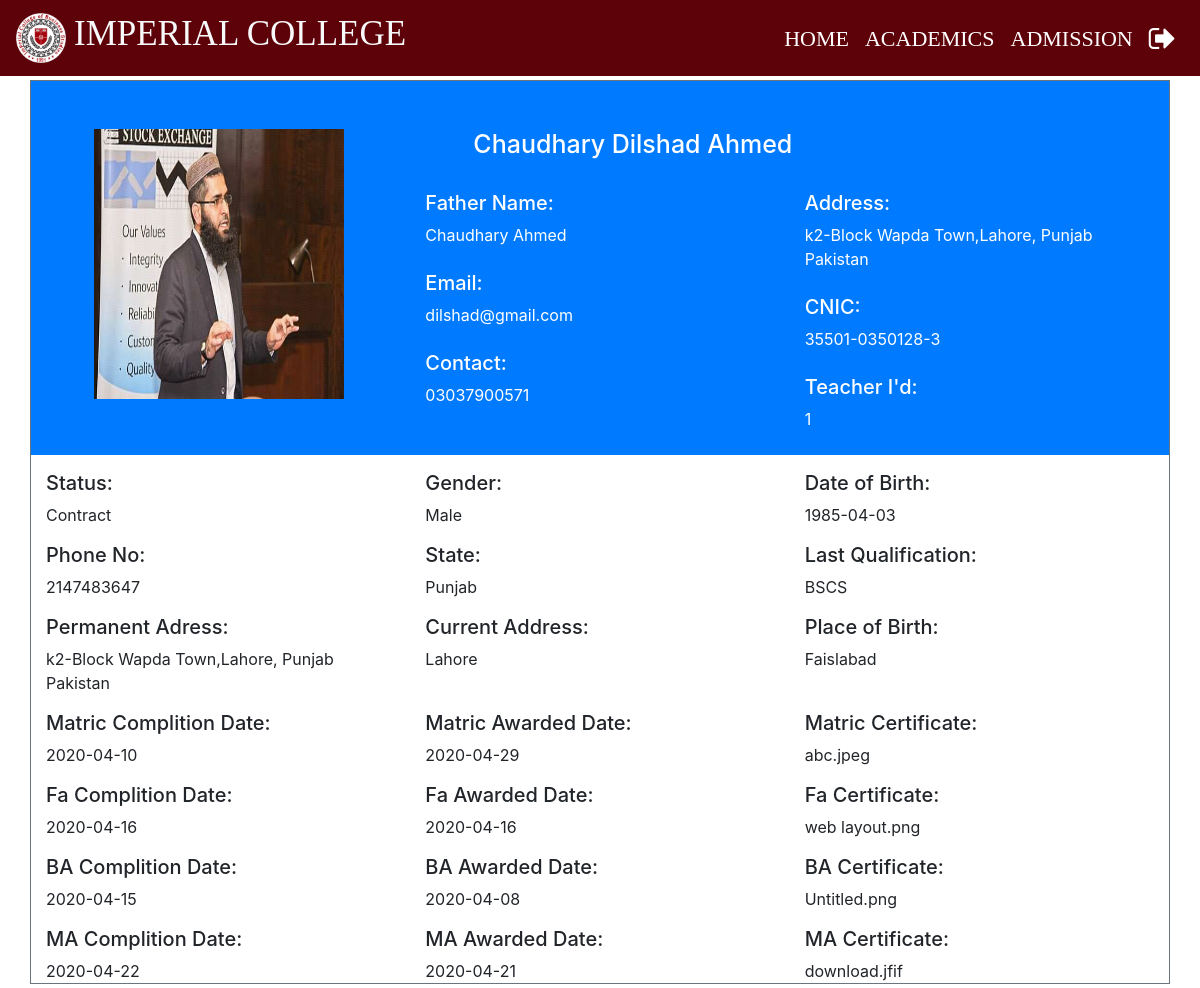
Page /Admin/display-teacher.php?teacher_id=1 (signed in) on the committed database.
### tables this page shows
CREATE TABLE `teacher_info` (
  `teacher_id` int(11) NOT NULL,
  `first_name` varchar(30) NOT NULL,
  `middle_name` varchar(30) NOT NULL,
  `last_name` varchar(30) NOT NULL,
  `father_name` varchar(50) NOT NULL,
  `email` varchar(30) NOT NULL,
  `phone_no` varchar(11) NOT NULL,
  `profile_image` blob NOT NULL,
  `teacher_status` varchar(10) NOT NULL,
  `application_status` varchar(10) NOT NULL,
  `cnic` varchar(15) NOT NULL,
  `dob` varchar(15) NOT NULL,
  `other_phone` int(11) NOT NULL,
  `gender` varchar(10) NOT NULL,
  `permanent_address` varchar(100) NOT NULL,
  `current_address` varchar(100) NOT NULL,
  `place_of_birth` varchar(50) NOT NULL,
  `matric_complition_date` varchar(10) NOT NULL,
  `matric_awarded_date` varchar(10) NOT NULL,
  `matric_certificate` varchar(100) NOT NULL,
  `fa_complition_date` varchar(10) NOT NULL,
  `fa_awarded_date` varchar(10) NOT NULL,
  `fa_certificate` varchar(100) NOT NULL,
  `ba_complition_date` varchar(10) NOT NULL,
  `ba_awarded_date` varchar(10) NOT NULL,
  `ba_certificate` varchar(100) NOT NULL,
  `ma_complition_date` varchar(10) NOT NULL,
  `ma_awarded_date` varchar(100) NOT NULL,
  `ma_certificate` varchar(101) NOT NULL,
  `last_qualification` varchar(20) NOT NULL,
  `state` varchar(20) NOT NULL,
  `hire_date` varchar(10) NOT NULL
);

### Admin/display-teacher.php (the view, shortened to what this page needs)
<?php
	if ($_SESSION["LoginAdmin"] && !$_SESSION['LoginTeacher'])
	{
		$teacher_id=$_GET['teacher_id'];
	}
	require_once "../connection/connection.php";
?>
<!doctype html>
<html lang="en">
	<head>
	</head>
	<body>
		<?php include('../common/common-header.php') ?>
	<?php
		if($teacher_id){
			$query="select * from teacher_info where teacher_id='$teacher_id'";
		}
		else{
			$query="select * from teacher_info where email='$teacher_email'";
		}
		$run=mysqli_query($con,$query);
		while ($row=mysqli_fetch_array($run)) {
	?>
		<div class="container  mt-1 border border-secondary mb-1">
			<div class="row text-white bg-primary pt-5">
				<div class="col-md-4">
					<?php  $profile_image= $row["profile_image"] ?>
					<img class="ml-5 mb-5" height='270px' width='250px' src=<?php echo "images/$profile_image"  ?> >
				</div>
				<div class="col-md-8">
					<h3 class="ml-5"><?php echo $row['first_name']." ".$row['middle_name']." ".$row['last_name'] ?></h3><br>
					<div class="row">
						<div class="col-md-6">
							<h5>Father Name:</h5> <?php echo $row['father_name']  ?><br><br>
							<h5>Email:</h5> <?php echo $row['email']  ?><br><br>
							<h5>Contact:</h5> <?php echo $row['phone_no']  ?><br><br>
						</div>
						<div class="col-md-6">
							<h5>Address:</h5> <?php echo $row['permanent_address']  ?><br><br>
							<h5>CNIC:</h5> <?php echo $row['cnic']  ?><br><br>
							<h5>Teacher I'd:</h5> <?php echo $row['teacher_id']  ?><br><br>
						</div>
					</div>
				</div>
			</div>
			<div class="row pt-3">
				<div class="col-md-4"><h5>Status:</h5> <?php echo $row['teacher_status']  ?></div>
				<div class="col-md-4"><h5>Gender:</h5> <?php echo $row['gender']  ?></div>
				<div class="col-md-4"><h5>Date of Birth:</h5> <?php echo $row['dob']  ?></div>
			</div>
			<div class="row pt-3">
				<div class="col-md-4"><h5>Phone No:</h5> <?php echo $row['other_phone']  ?></div>
				<div class="col-md-4"><h5>State:</h5> <?php echo $row['state']  ?></div>
				<div class="col-md-4"><h5>Last Qualification:</h5> <?php echo $row['last_qualification']  ?></div>
			</div>
			<div class="row pt-3">
				<div class="col-md-4"><h5>Permanent Adress:</h5> <?php echo $row['permanent_address']  ?></div>
				<div class="col-md-4"><h5>Current Address:</h5> <?php echo $row['current_address']  ?></div>
				<div class="col-md-4"><h5>Place of Birth:</h5> <?php echo $row['place_of_birth']  ?></div>
			</div>
			<div class="row pt-3">
				<div class="col-md-4"><h5>Matric Complition Date:</h5> <?php echo $row['matric_complition_date']  ?></div>
				<div class="col-md-4"><h5>Matric Awarded Date:</h5> <?php echo $row['matric_awarded_date']  ?></div>
				<div class="col-md-4"><h5>Matric Certificate:</h5> <?php echo $row['matric_certificate']  ?></div>
			</div>
			<div class="row pt-3">
				<div class="col-md-4"><h5>Fa Complition Date:</h5> <?php echo $row['fa_complition_date']  ?></div>
				<div class="col-md-4"><h5>Fa Awarded Date:</h5> <?php echo $row['fa_awarded_date']  ?></div>
				<div class="col-md-4"><h5>Fa Certificate:</h5> <?php echo $row['fa_certificate']  ?></div>
			</div>
			<div class="row pt-3">
				<div class="col-md-4"><h5>BA Complition Date:</h5> <?php echo $row['ba_complition_date']  ?></div>
				<div class="col-md-4"><h5>BA Awarded Date:</h5> <?php echo $row['ba_awarded_date']  ?></div>
				<div class="col-md-4"><h5>BA Certificate:</h5> <?php echo $row['ba_certificate']  ?></div>
			</div>
			<div class="row pt-3">
				<div class="col-md-4"><h5>MA Complition Date:</h5> <?php echo $row['ma_complition_date']  ?></div>
				<div class="col-md-4"><h5>MA Awarded Date:</h5> <?php echo $row['ma_awarded_date']  ?></div>
				<div class="col-md-4"><h5>MA Certificate:</h5> <?php echo $row['ma_certificate']  ?></div>
			</div>
		</div>
	<?php } ?>
</body>
</html>

### Css/footer.css (style rules this page uses)
.footer-top h2,h3 { color: #fff; }

### Css/style.css (style rules this page uses)
h3 { font-size: 25px; }

### rows in the picture
teacher_info: profile_image (picture), first_name "Chaudhary", middle_name "Dilshad", last_name "Ahmed", father_name "Chaudhary Ahmed", email "dilshad@gmail.com", phone_no "03037900571", permanent_address "k2-Block Wapda Town,Lahore, Punjab Pakistan", cnic "35501-0350128-3", teacher_id "1", teacher_status "Contract", gender "Male", dob "1985-04-03", other_phone "2147483647", state "Punjab", last_qualification "BSCS", current_address "Lahore", place_of_birth "Faislabad", matric_complition_date "2020-04-10", matric_awarded_date "2020-04-29", matric_certificate "abc.jpeg", fa_complition_date "2020-04-16", fa_awarded_date "2020-04-16", fa_certificate "web layout.png", ba_complition_date "2020-04-15", ba_awarded_date "2020-04-08", ba_certificate "Untitled.png", ma_complition_date "2020-04-22", ma_awarded_date "2020-04-21", ma_certificate "download.jfif"
